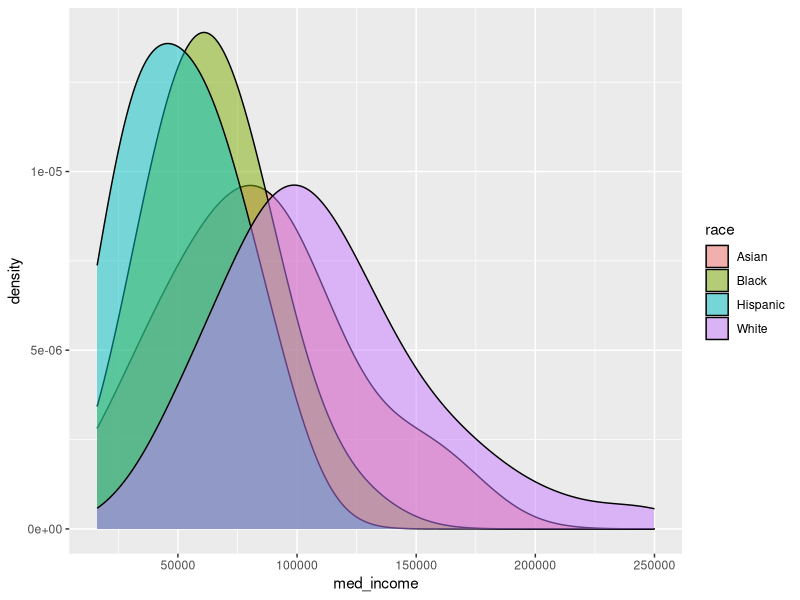

Write the R code that produced this figure.
## ---- chunk 1
#| message: false
#| label: setup

library(tidyverse)
## ---- chunk 2
mass_census <- read_csv("mass-tracts.csv", show_col_types = FALSE)
## ---- chunk 3
mass_census |>
  drop_na() |> 
  ggplot(aes(x = med_income, fill = race)) + 
  geom_density(alpha = 0.5, adjust = 2)
